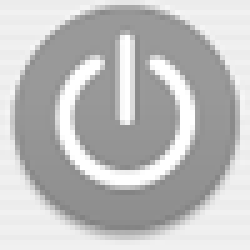
%> input picture off.bmp, 50 x 50 px (shown 5 times larger)
$ octave CropNormalizedImage512x512.m   (GNU Octave 9; MATLAB toolbox functions it lacks are replaced by stand-ins)
%> lines starting %> are read from the running program, lines starting %| are printed output that depends on the picture
display('Select reference image to crop')
[filename, pathname] = uigetfile('*.avi;*.tif;*.tiff', ...
    'Select reference to crop (avi, tif or tiff)');
%> the answer given: off.bmp

display('Drag rectangle over image and double click to crop area...')
searchRectLength = 511;
refImg = imread([pathname filename]);
%> refImg is the input picture: size 50x50x3 uint8; min 130, max 255, mean 190.4
f1 = figure;
set(gcf,'Position',[573.0000-400  437.6667  560.0000  420.0000])
imshow(refImg)
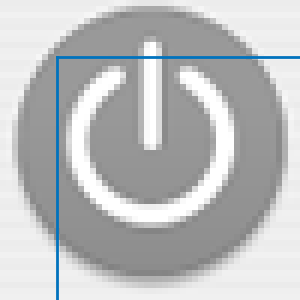
%> figure redrawn from the program's plot data; shown 6 times larger
h = imrect(gca,[10 10 searchRectLength searchRectLength]);
addNewPositionCallback(h,@(p) title(mat2str(p,3)));
%> (this line was passed over: addNewPositionCallback is not available in this run)
refRect = wait(h);
pos1 = getPosition(h);
imgCropped = imcrop(refImg,pos1);
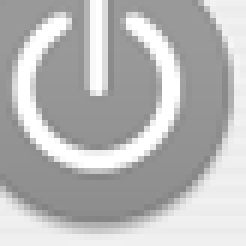
%> imgCropped: size 41x41x3 uint8 (shown 6 times larger); min 130, max 255, mean 184.1

idx=strfind(filename,'.tif');
if ~isempty(idx)
    filename = filename(1:idx-1);
end

refName = [filename, '_cropped.png'];
imwrite(imgCropped,[pathname refName])
display(['Saved: ' pathname refName])
